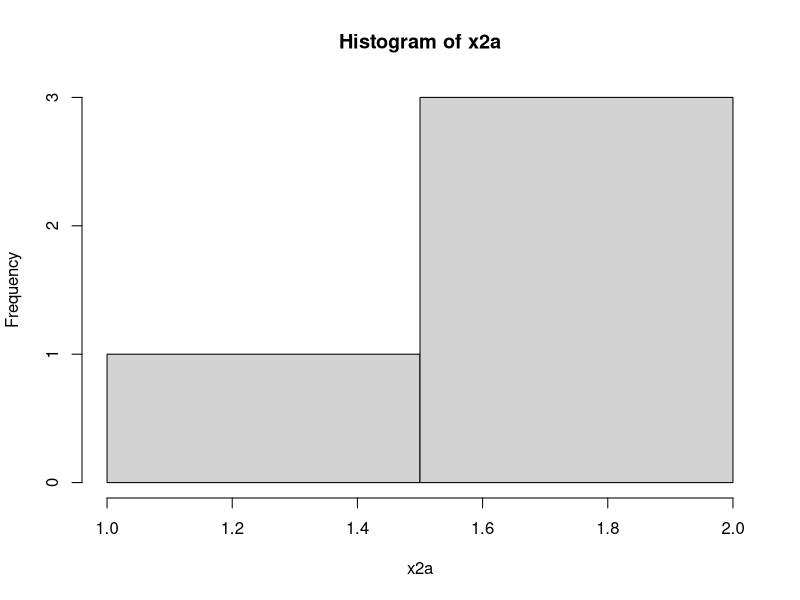
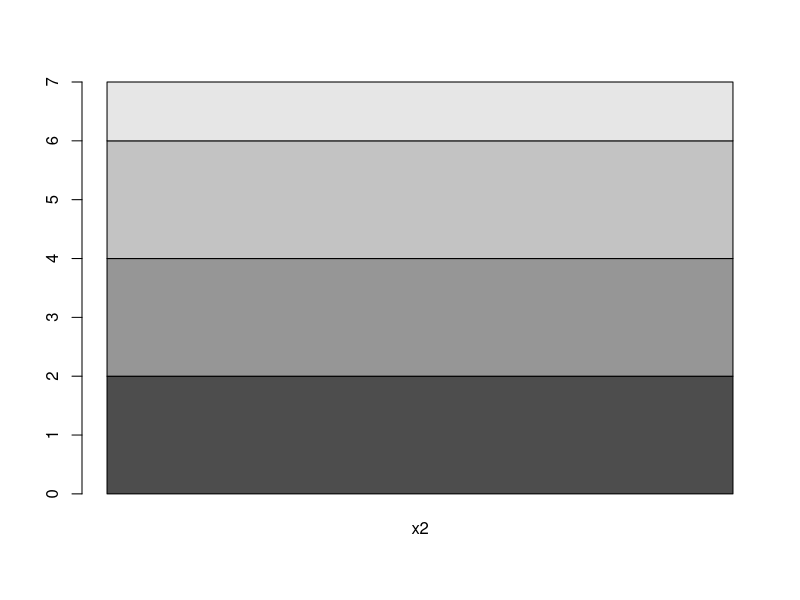
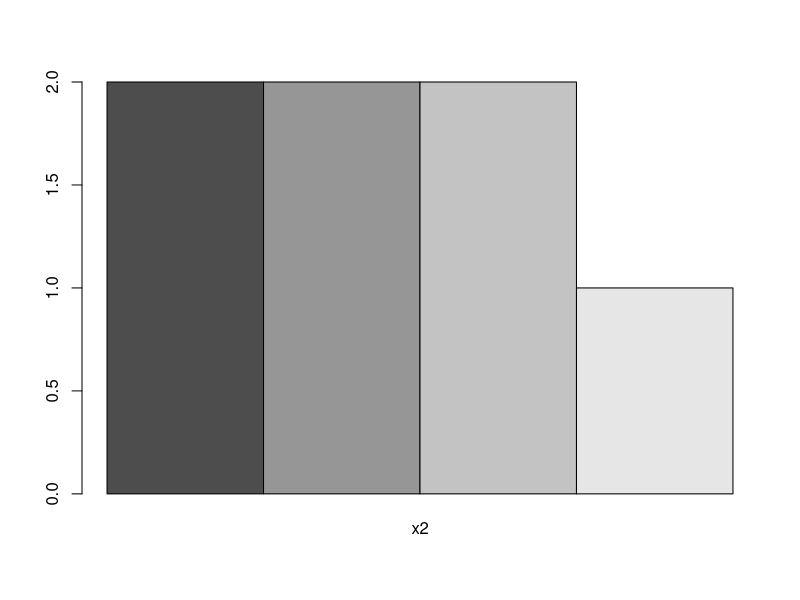
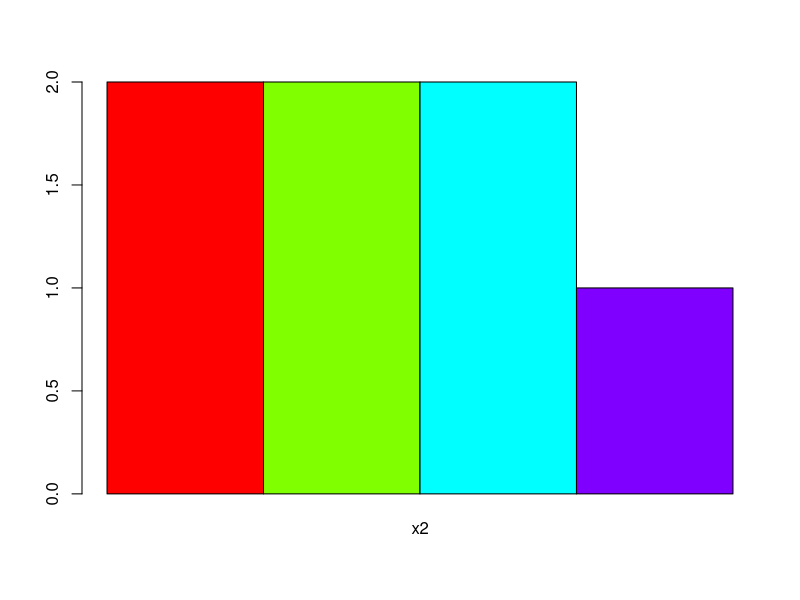
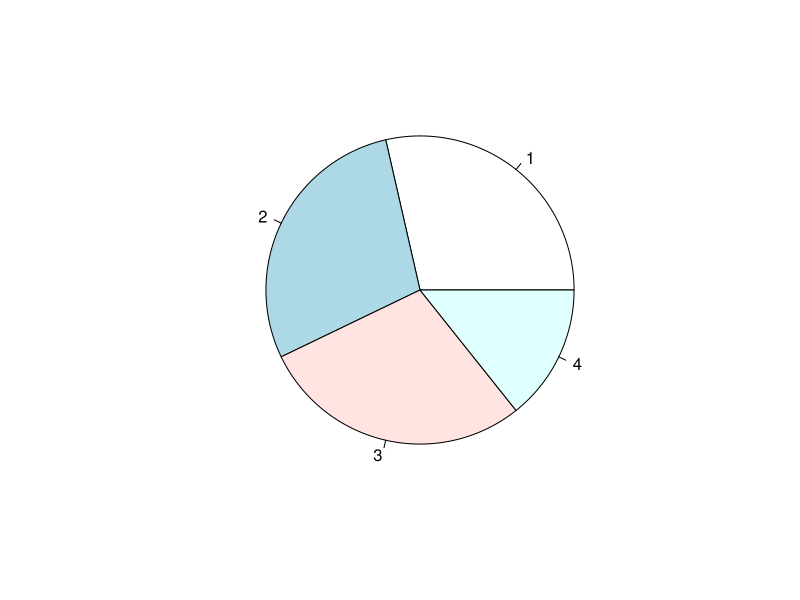

Recreate these plots in R, in order.
# Frequency Distribution

#Discrete Cat Data
attend = c('A','P','P','A','P','A')
table(attend)
cbind(table(attend))  # A & P on left side

#Discrete Numeric Data

color=c('Blue','Green','Magenta','Green','Black','Blue','Black')
x2 = table(color)
x2
x2a = cbind(x2)
x2a
hist(x2a)  # not relevant 
barplot(x2a)  # not good
barplot(x2a, beside=T)  # Better
unique(color) ; length(unique(color))
barplot(x2a, beside=T, col=rainbow(length(unique(color))))
pie(x2a)

#Continuous Data 
set.seed(1234)
x3 = runif(100,0,150)  # 0 to 150 marks range, 100 values 
x3
x3 = ceiling(x3)  #round to higher value
x3
range(x3)
# Divide range into step of 15 ie 10 levels
breaks = seq(0,150,by=15)
breaks
length(breaks)
x3
#x3[1] = 60; x3[2] = 75
x3.cut = cut(x3, breaks)
x3.cut
table(x3.cut)
cbind(table(x3.cut))  #see it vertically

#give intervals a character values a, b..
(x3.cut = cut(x3, breaks, labels=letters[1:10]))
#(x3.cut = cut(x3, breaks, labels=letters[1:length(breaks)-1]))
x3.cut

(x3a = table(x3.cut))
(x3b = cbind(x3a))